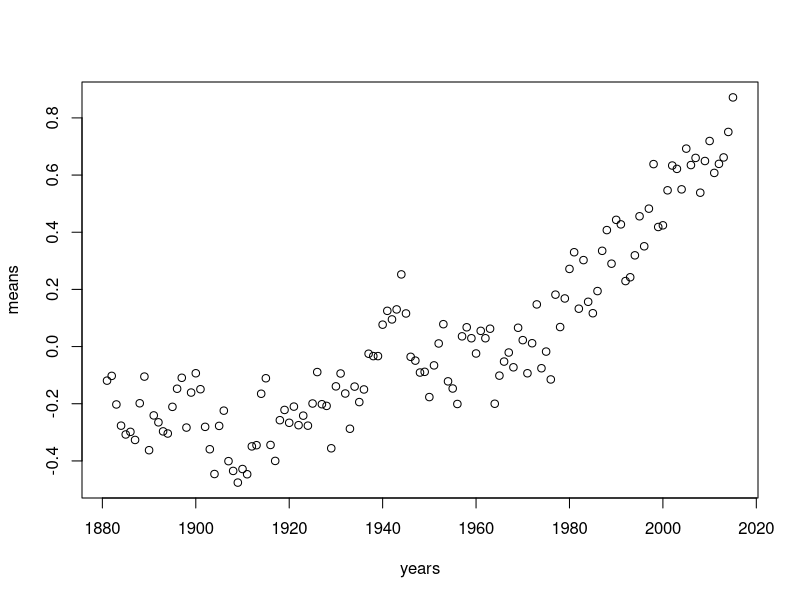

Source code (R):
#!/usr/bin/Rscript
# Copyright © 2016 Martin Ueding <dev@martin-ueding.de>
# Licensed under the MIT license.

data = read.table('weather.csv', header = TRUE, sep = ',', quote = "",
                  skip = 1, stringsAsFactors = FALSE)

years = data$Year[1:136]
temps = data[1:136, 2:13]

means = rowMeans(temps)

plot(years, means)

# Linear fit.
model = nls(means ~ p1, start=list(p1=0))

attributes(model)
model$m
